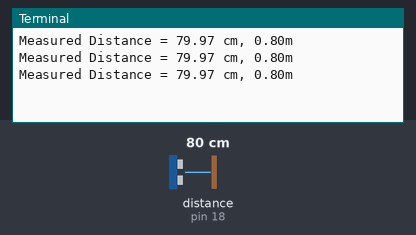
A program run on a simulated Raspberry Pi (header pin numbers). Parts: the last lines printed to the terminal. The test bench sets the inputs (shaded band); at power-on: distance to the obstacle (sensor on pin 18) 80 cm. The echo pulse lasts 58.3 µs per cm; the clock reads 2024-03-15 10:24:30 at power-on unless the program sets it.

Above: at 1.2 s.
1.3 s: distance to the obstacle (sensor on pin 18) set to 2 cm
At 1.9 s:
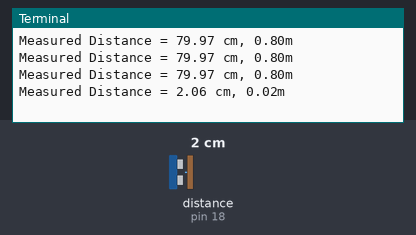
2.8 s: distance to the obstacle (sensor on pin 18) set to 4 cm
At 3.4 s:
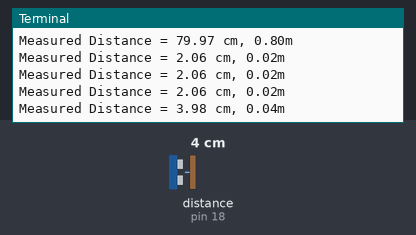
Timing chart, 0 to 5.8 s (numbered marks = the images above; inputs shaded):
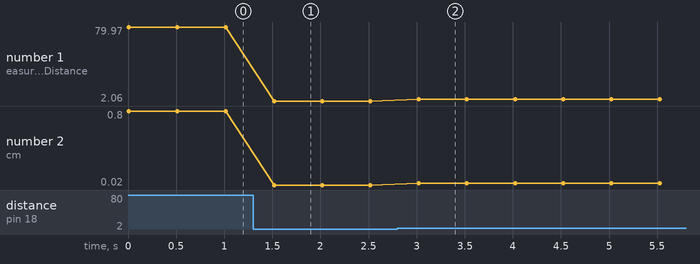

Measured:
- after the input at 1.3 s, the terminal: prints a new line after 0.22 s (image 1)
- after the input at 2.8 s, the terminal: prints a new line after 0.22 s (image 2)
- plotted number 1: 79.97 → 2.06 after the input at 1.3 s, 2.06 → 3.98 after the input at 2.8 s
- plotted number 2: 0.8 → 0.02 after the input at 1.3 s, 0.02 → 0.04 after the input at 2.8 s

The program:

UltraSonicSensor2.py
```python
import RPi.GPIO as GPIO
import time

'''
This code is working and tested on
13-Oct-2018 10:24 pm Satursday

Reference Url: https://tutorials-raspberrypi.com/raspberry-pi-ultrasonic-sensor-hc-sr04/
'''

GPIO.setmode(GPIO.BOARD)

# Set GPIO Pins
GPIO_TRIGGER = 16
GPIO_ECHO = 18

# Set GPIO directin (IN / OUT)
GPIO.setup(GPIO_TRIGGER, GPIO.OUT)
GPIO.setup(GPIO_ECHO, GPIO.IN)

def distance():
	# Set Trigger to HIGH
	GPIO.output(GPIO_TRIGGER, True)

	# Set Trigger after 0.01ms to low
	time.sleep(0.00001)
	GPIO.output(GPIO_TRIGGER, False)

	StartTime = time.time()
	StopTime = time.time()

	# Save time of StartTime
	while GPIO.input(GPIO_ECHO) == 0 :
		StartTime = time.time()


	# Save time of arrival
	while GPIO.input(GPIO_ECHO) == 1 :
		StopTime = time.time()


	# Time difference between start and arrival
	TimeElapsed = StopTime - StartTime

	# Multiply with the sonic speed (34300 cm/s)
	# And divided by 2, because sent and back
	distance = (TimeElapsed * 34300) / 2

	return distance

if __name__ == '__main__' :
	try :

		while True :
			dist = distance()
			print ("Measured Distance = %0.2f cm, %0.2fm" %(dist, dist/100))
			time.sleep(0.5)

	# Reset by Prising CTRL + C
	except KeyboardInterrupt :
		print("Measurment stopped by the user")
		GPIO.cleanup()
```
